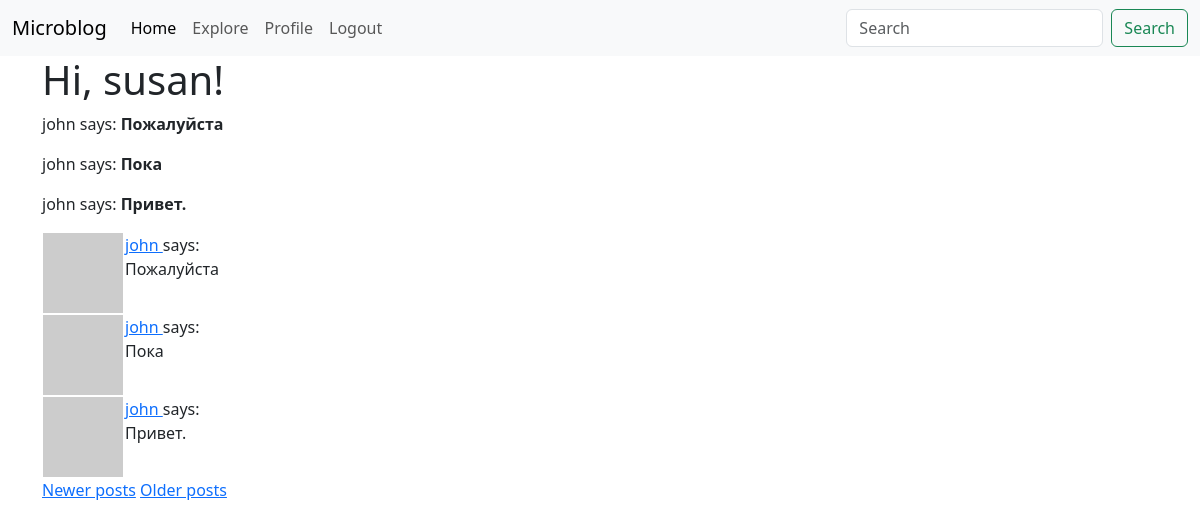
Screenshot of /explore?page=2 (signed in) with the database file from the repository.
### app/models.py (models this page shows, shortened)
class User(UserMixin, db.Model):
    id: so.Mapped[int] = so.mapped_column(primary_key=True)
    username: so.Mapped[str] = so.mapped_column(sa.String(64), index=True, unique=True)
    email: so.Mapped[str] = so.mapped_column(sa.String(120), index=True, unique=True)
    password_hash: so.Mapped[Optional[str]] = so.mapped_column(sa.String(256))
    about_me: so.Mapped[Optional[str]] = so.mapped_column(sa.String(140))
    last_seen: so.Mapped[Optional[datetime]] = so.mapped_column(default=lambda: datetime.now(timezone.utc))
    following: so.WriteOnlyMapped['User'] = so.relationship(
        secondary=followers, primaryjoin=(followers.c.follower_id == id),
        secondaryjoin=(followers.c.followed_id == id),
        back_populates='followers')
    followers: so.WriteOnlyMapped['User'] = so.relationship(
        secondary=followers, primaryjoin=(followers.c.followed_id == id),
        secondaryjoin=(followers.c.follower_id == id),
        back_populates='following')
    posts: so.WriteOnlyMapped['Post'] = so.relationship(back_populates='author')
    def avatar(self, size):
        digest = md5(self.email.lower().encode('utf-8')).hexdigest()
        return f'https://www.gravatar.com/avatar/{digest}?d=identicon&s={size}'

class Post(db.Model):
    id: so.Mapped[int] = so.mapped_column(primary_key=True)
    body: so.Mapped[str] = so.mapped_column(sa.String(140))
    timestamp: so.Mapped[datetime] = so.mapped_column(index=True, default=lambda: datetime.now(timezone.utc))
    user_id: so.Mapped[int] = so.mapped_column(sa.ForeignKey(User.id), index=True)
    author: so.Mapped[User] = so.relationship(back_populates='posts')

### app/routes.py (the view)
@app.route('/explore')
@login_required
def explore():
    page = request.args.get('page', 1, type=int)
    query = sa.select(Post).order_by(Post.timestamp.desc())
    posts = db.paginate(query, page=page, per_page=app.config['POSTS_PER_PAGE'], error_out=False)
    next_url = url_for('explore', page=posts.next_num) if posts.has_next else None
    prev_url = url_for('explore', page=posts.prev_num) if posts.has_prev else None
    return render_template('index.html', title='Explore', posts=posts.items, next_url=next_url, prev_url=prev_url)

### app/models.py (called while the page is built)
@login.user_loader
def load_user(id):
  return db.session.get(User, int(id))

### app/routes.py (called while the page is built)
@app.before_request
def before_request():
    if current_user.is_authenticated:
        current_user.last_seen = datetime.now(timezone.utc)
        db.session.commit()

### app/templates/index.html (shortened to what this page needs)
{% extends "base.html" %}
{% block content %}
    <h1>Hi, {{ current_user.username }}!</h1>
    {% for post in posts %}
    <p>
    {{ post.author.username }} says: <b>{{ post.body }}</b>
    </p>
    {% endfor %}
    {% for post in posts %}
        {% include '_post.html' %}
    {% endfor %}
    {% if prev_url %}
        <a href="{{ prev_url }}">Newer posts</a>
    {% endif %}
    {% if next_url %}
        <a href="{{ next_url }}">Older posts</a>
    {% endif %}
{% endblock %}

### app/templates/_post.html
    <table>
        <tr valign="top">
            <td><img src="{{ post.author.avatar(36) }}"></td>
            <td>
                <a href="{{ url_for('user', username=post.author.username) }}">
                    {{ post.author.username }}
                </a>
                says:<br>{{ post.body }}
            </td>
        </tr>
    </table>

### rows the page displays
User: username "susan"
Post: author.username "john", body "Пожалуйста"
Post: author.username "john", body "Пока"
Post: author.username "john", body "Привет."
